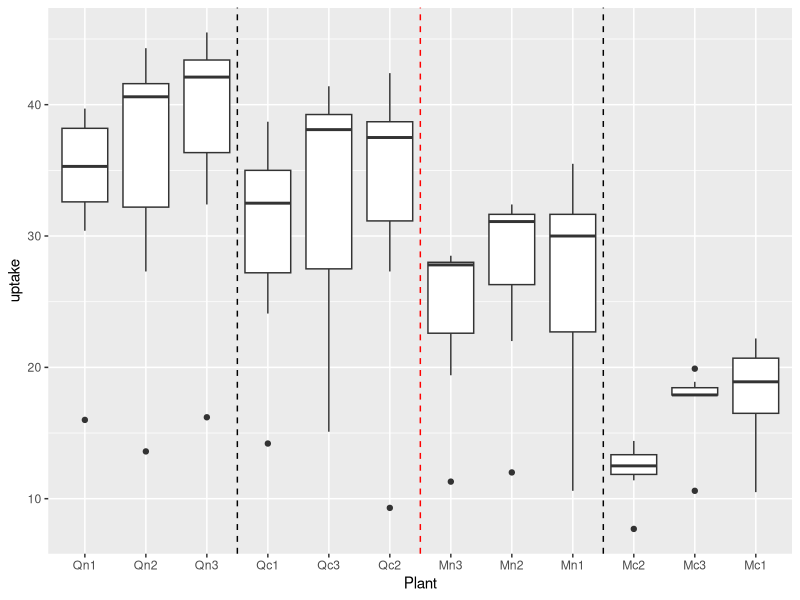

Write R code to recreate this figure.
#Understanding ANOVA
library(tidyverse)
library(broom)
library(lme4)


data("CO2")
#Subespecie y tratamiento efectos fijos plnata efecto aleatorio
ggplot(CO2, aes(x = Plant, y = uptake)) + geom_boxplot() + geom_vline(xintercept = c(3.5, 9.5), lty = 2) + geom_vline(xintercept = 6.5, lty = 2, color = "red")

aov(uptake  ~  Type + Treatment + Type:Treatment + Type/Plant, data=CO2)
summary(aov(uptake  ~  Type + Treatment + Type:Treatment, data=CO2))

